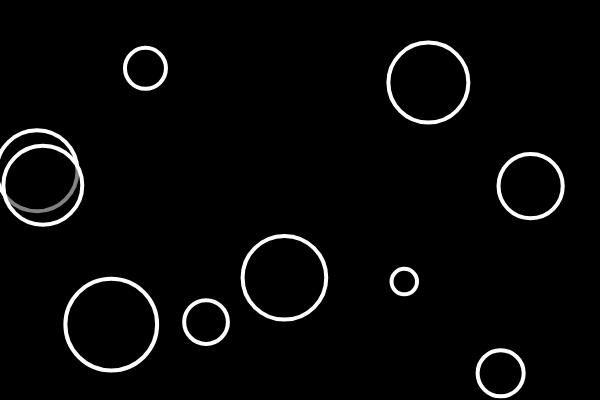
Frame 1 (no input)
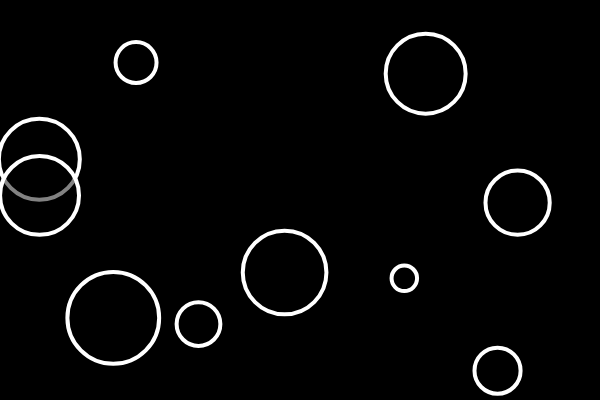
Frame 60 (no input)
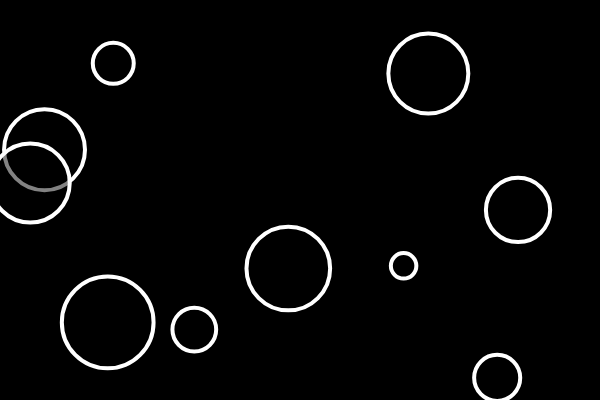
Frame 120 (the mouse pressed at the canvas centre since frame 60)

The p5.js sketch that drew these frames (run headless with seeded random() and noise() and a simulated clock; from frame 60 on, the mouse is pressed at the canvas centre):

// p5.js sketch
// ── sketch.js
// objects in arrays
// rollover rather than click
// changed to remove the bubble from array
let bubbles = [];
// let bubble;
function setup() {
	createCanvas(600, 400);
	for (let i = 0; i <10; i++) {
	let x = random(width);
	let y = random(height);
	let r = random(10, 50);
	let b = new Bubble(x, y, r);
	bubbles.push(b);
	}
}
 // function mousePressed() {
	//  for (let i =0; i < bubbles.length; i++){
 // 	bubbles[i].clicked(mouseX, mouseY);
 // 	// bubbles[i].display();
	// 	}
	// }
 function mousePressed() {
for (let i =bubbles.length - 1; i >= 0; i--) {
	if (bubbles[i].contains(mouseX, mouseY)) {
		bubbles.splice(i,1);
	}
}
}
function draw() {
	background (0);
	for (let i =0; i < bubbles.length; i++) {
 	if (bubbles[i].contains(mouseX, mouseY)) {
		bubbles[i].changeColor(255);
	} else {
		bubbles[i].changeColor(0);

	}
	bubbles[i].move();
	bubbles[i].display();
	}
}

class Bubble {
		constructor(x, y, r) {
			this.x = x;
			this.y = y;
			this.r = r;
			this.brightness = 0;
		}
		changeColor(bright) {
			this.brightness = bright;
		}

		contains(x, y) {
			let d = dist(x, y, this.x, this.y);
			if (d < this.r) {
				return true;
			} else {
				return false;
			}
		}
		move() {
			this.x = this.x + random(-2, 2);
			this.y = this.y + random(-2, 2);
		}
		display() {
			stroke (255);
			strokeWeight(4);
	//		noStroke();
			fill(this.brightness, 125);
			ellipse(this.x, this.y, this.r * 2);
		}
}
